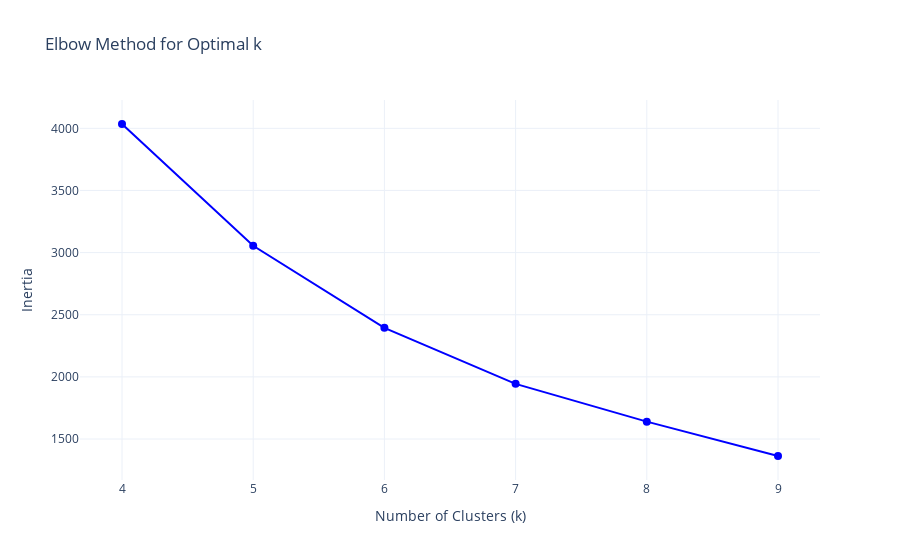
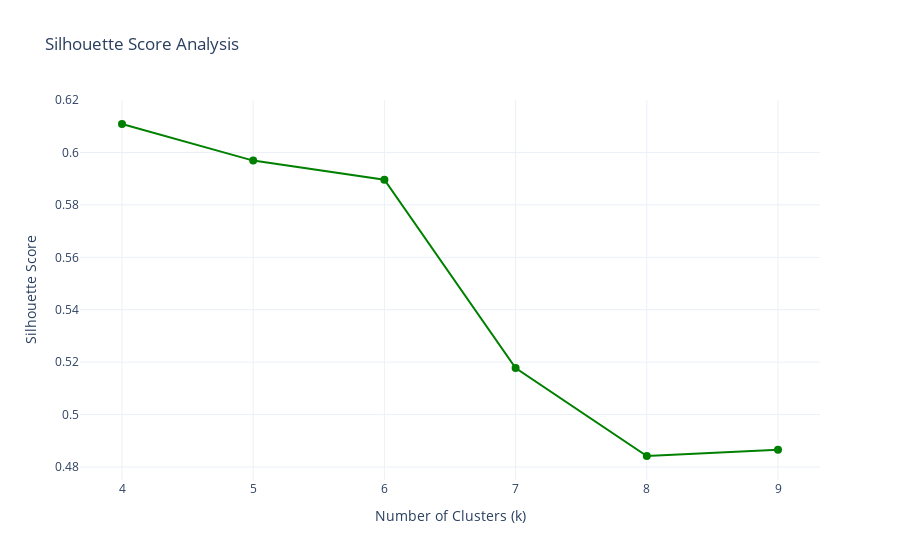

The cell these charts' notebook holds for them, in order:
### Code cell
find_optimal_k(rfm_output, id_col="CustomerID", features=["Recency", "Frequency", "Monetary"], metrics=["silhouette_scores", "inertia"], show_plots=True)

### Figure 1 — Plotly figure (JSON) as saved in the notebook; plotly's stock layout.template omitted (floating-point values rounded to 4 significant figures)
{"data": [{"line": {"width": 2}, "marker": {"color": "blue", "size": 8}, "mode": "lines+markers", "name": "Inertia", "type": "scatter", "x": [4, 5, 6, 7, 8, 9], "y": [4035.0, 3055.0, 2394.0, 1944.0, 1640.0, 1363.0]}], "layout": {"hovermode": "x", "title": {"text": "Elbow Method for Optimal k"}, "xaxis": {"title": {"text": "Number of Clusters (k)"}}, "yaxis": {"title": {"text": "Inertia"}}}}

### Figure 2 — Plotly figure (JSON) as saved in the notebook; plotly's stock layout.template omitted (floating-point values rounded to 4 significant figures)
{"data": [{"line": {"width": 2}, "marker": {"color": "green", "size": 8}, "mode": "lines+markers", "name": "Silhouette Score", "type": "scatter", "x": [4, 5, 6, 7, 8, 9], "y": [0.6109, 0.5969, 0.5896, 0.5178, 0.4842, 0.4866]}], "layout": {"hovermode": "x", "title": {"text": "Silhouette Score Analysis"}, "xaxis": {"title": {"text": "Number of Clusters (k)"}}, "yaxis": {"title": {"text": "Silhouette Score"}}}}
